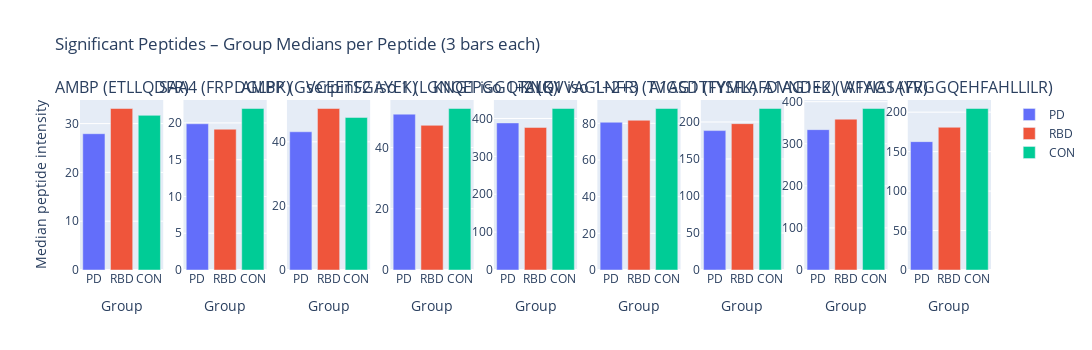

Source (notebook cell):
### Markdown cell above
**7.3**: Histograms: median bars

### Code cell
fig_hist = make_subplots(
    rows=1,
    cols=len(sig_peptides),
    shared_yaxes=False,
    subplot_titles=peptide_titles
)
for col_idx, peptide in enumerate(sig_peptides, start=1):
    row_pep = df.loc[df["Peptide"] == peptide].iloc[0]
    for g in group_names:
        values = row_pep[groups[g]].astype(float).values
        values = values[~np.isnan(values)]
        if len(values) == 0:
            median_val = np.nan
        else:
            median_val = float(np.median(values))
        fig_hist.add_trace(
            go.Bar(
                x=[g],
                y=[median_val],
                name=g,
                marker_color=group_colors.get(g),
                showlegend=(col_idx == 1)
            ),
            row=1,
            col=col_idx
        )
fig_hist.update_layout(
    barmode="group"
)
width_hist = max(300 * len(sig_peptides), 300)
height_hist = 350
fig_hist.update_layout(
    title="Significant Peptides – Group Medians per Peptide (3 bars each)",
    width=width_hist,
    height=height_hist
)
# Axis labels for median-bar histograms
fig_hist.update_xaxes(title_text="Group")
fig_hist.update_yaxes(title_text="Median peptide intensity", row=1, col=1)
save_figure(
    fig_hist,
    "s07",
    "significant_peptides_median_barplots",
    cfg,
    OUTPUT_DIR
)
print(f"Step 7.3: Median bar plots done.")

### Figure 1 — Plotly figure (JSON) as saved in the notebook; plotly's stock layout.template omitted (floating-point values rounded to 4 significant figures)
{"data": [{"marker": {"color": "#636EFA"}, "name": "PD", "showlegend": true, "type": "bar", "x": ["PD"], "xaxis": "x", "y": [27.92], "yaxis": "y"}, {"marker": {"color": "#EF553B"}, "name": "RBD", "showlegend": true, "type": "bar", "x": ["RBD"], "xaxis": "x", "y": [33.09], "yaxis": "y"}, {"marker": {"color": "#00CC96"}, "name": "CON", "showlegend": true, "type": "bar", "x": ["CON"], "xaxis": "x", "y": [31.68], "yaxis": "y"}, {"marker": {"color": "#636EFA"}, "name": "PD", "showlegend": false, "type": "bar", "x": ["PD"], "xaxis": "x2", "y": [19.89], "yaxis": "y2"}, {"marker": {"color": "#EF553B"}, "name": "RBD", "showlegend": false, "type": "bar", "x": ["RBD"], "xaxis": "x2", "y": [19.14], "yaxis": "y2"}, {"marker": {"color": "#00CC96"}, "name": "CON", "showlegend": false, "type": "bar", "x": ["CON"], "xaxis": "x2", "y": [21.96], "yaxis": "y2"}, {"marker": {"color": "#636EFA"}, "name": "PD", "showlegend": false, "type": "bar", "x": ["PD"], "xaxis": "x3", "y": [43.14], "yaxis": "y3"}, {"marker": {"color": "#EF553B"}, "name": "RBD", "showlegend": false, "type": "bar", "x": ["RBD"], "xaxis": "x3", "y": [50.4], "yaxis": "y3"}, {"marker": {"color": "#00CC96"}, "name": "CON", "showlegend": false, "type": "bar", "x": ["CON"], "xaxis": "x3", "y": [47.6], "yaxis": "y3"}, {"marker": {"color": "#636EFA"}, "name": "PD", "showlegend": false, "type": "bar", "x": ["PD"], "xaxis": "x4", "y": [50.91], "yaxis": "y4"}, {"marker": {"color": "#EF553B"}, "name": "RBD", "showlegend": false, "type": "bar", "x": ["RBD"], "xaxis": "x4", "y": [47.25], "yaxis": "y4"}, {"marker": {"color": "#00CC96"}, "name": "CON", "showlegend": false, "type": "bar", "x": ["CON"], "xaxis": "x4", "y": [52.75], "yaxis": "y4"}, {"marker": {"color": "#636EFA"}, "name": "PD", "showlegend": false, "type": "bar", "x": ["PD"], "xaxis": "x5", "y": [388.2], "yaxis": "y5"}, {"marker": {"color": "#EF553B"}, "name": "RBD", "showlegend": false, "type": "bar", "x": ["RBD"], "xaxis": "x5", "y": [376.3], "yaxis": "y5"}, {"marker": {"color": "#00CC96"}, "name": "CON", "showlegend": false, "type": "bar", "x": ["CON"], "xaxis": "x5", "y": [426.3], "yaxis": "y5"}, {"marker": {"color": "#636EFA"}, "name": "PD", "showlegend": false, "type": "bar", "x": ["PD"], "xaxis": "x6", "y": [80.6], "yaxis": "y6"}, {"marker": {"color": "#EF553B"}, "name": "RBD", "showlegend": false, "type": "bar", "x": ["RBD"], "xaxis": "x6", "y": [81.67], "yaxis": "y6"}, {"marker": {"color": "#00CC96"}, "name": "CON", "showlegend": false, "type": "bar", "x": ["CON"], "xaxis": "x6", "y": [88.09], "yaxis": "y6"}, {"marker": {"color": "#636EFA"}, "name": "PD", "showlegend": false, "type": "bar", "x": ["PD"], "xaxis": "x7", "y": [188.4], "yaxis": "y7"}, {"marker": {"color": "#EF553B"}, "name": "RBD", "showlegend": false, "type": "bar", "x": ["RBD"], "xaxis": "x7", "y": [197.8], "yaxis": "y7"}, {"marker": {"color": "#00CC96"}, "name": "CON", "showlegend": false, "type": "bar", "x": ["CON"], "xaxis": "x7", "y": [218.3], "yaxis": "y7"}, {"marker": {"color": "#636EFA"}, "name": "PD", "showlegend": false, "type": "bar", "x": ["PD"], "xaxis": "x8", "y": [333.6], "yaxis": "y8"}, {"marker": {"color": "#EF553B"}, "name": "RBD", "showlegend": false, "type": "bar", "x": ["RBD"], "xaxis": "x8", "y": [358.5], "yaxis": "y8"}, {"marker": {"color": "#00CC96"}, "name": "CON", "showlegend": false, "type": "bar", "x": ["CON"], "xaxis": "x8", "y": [383.8], "yaxis": "y8"}, {"marker": {"color": "#636EFA"}, "name": "PD", "showlegend": false, "type": "bar", "x": ["PD"], "xaxis": "x9", "y": [162.7], "yaxis": "y9"}, {"marker": {"color": "#EF553B"}, "name": "RBD", "showlegend": false, "type": "bar", "x": ["RBD"], "xaxis": "x9", "y": [180.8], "yaxis": "y9"}, {"marker": {"color": "#00CC96"}, "name": "CON", "showlegend": false, "type": "bar", "x": ["CON"], "xaxis": "x9", "y": [204.6], "yaxis": "y9"}], "layout": {"annotations": [{"font": {"size": 16}, "showarrow": false, "text": "AMBP (ETLLQDFR)", "x": 0.04568, "xanchor": "center", "xref": "paper", "y": 1, "yanchor": "bottom", "yref": "paper"}, {"font": {"size": 16}, "showarrow": false, "text": "SAA4 (FRPDGLPK)", "x": 0.1593, "xanchor": "center", "xref": "paper", "y": 1, "yanchor": "bottom", "yref": "paper"}, {"font": {"size": 16}, "showarrow": false, "text": "AMBP (GVCEETSGAYEK)", "x": 0.2728, "xanchor": "center", "xref": "paper", "y": 1, "yanchor": "bottom", "yref": "paper"}, {"font": {"size": 16}, "showarrow": false, "text": "serpinF2 iso 1 (LGNQEPGGQTALK)", "x": 0.3864, "xanchor": "center", "xref": "paper", "y": 1, "yanchor": "bottom", "yref": "paper"}, {"font": {"size": 16}, "showarrow": false, "text": "KNG1 iso 1+2 (QVVAGLNFR)", "x": 0.5, "xanchor": "center", "xref": "paper", "y": 1, "yanchor": "bottom", "yref": "paper"}, {"font": {"size": 16}, "showarrow": false, "text": "KNG1 iso 1+2+3 (TVGSDTFYSFK)", "x": 0.6136, "xanchor": "center", "xref": "paper", "y": 1, "yanchor": "bottom", "yref": "paper"}, {"font": {"size": 16}, "showarrow": false, "text": "A1AG1 (TYMLAFDVNDEK)", "x": 0.7272, "xanchor": "center", "xref": "paper", "y": 1, "yanchor": "bottom", "yref": "paper"}, {"font": {"size": 16}, "showarrow": false, "text": "A1AG1+2 (WFYIASAFR)", "x": 0.8407, "xanchor": "center", "xref": "paper", "y": 1, "yanchor": "bottom", "yref": "paper"}, {"font": {"size": 16}, "showarrow": false, "text": "A1AG1 (YVGGQEHFAHLLILR)", "x": 0.9543, "xanchor": "center", "xref": "paper", "y": 1, "yanchor": "bottom", "yref": "paper"}], "barmode": "group", "height": 350, "title": {"text": "Significant Peptides – Group Medians per Peptide (3 bars each)"}, "width": 2700, "xaxis": {"anchor": "y", "domain": [0, 0.09136], "title": {"text": "Group"}}, "xaxis2": {"anchor": "y2", "domain": [0.1136, 0.2049], "title": {"text": "Group"}}, "xaxis3": {"anchor": "y3", "domain": [0.2272, 0.3185], "title": {"text": "Group"}}, "xaxis4": {"anchor": "y4", "domain": [0.3407, 0.4321], "title": {"text": "Group"}}, "xaxis5": {"anchor": "y5", "domain": [0.4543, 0.5457], "title": {"text": "Group"}}, "xaxis6": {"anchor": "y6", "domain": [0.5679, 0.6593], "title": {"text": "Group"}}, "xaxis7": {"anchor": "y7", "domain": [0.6815, 0.7728], "title": {"text": "Group"}}, "xaxis8": {"anchor": "y8", "domain": [0.7951, 0.8864], "title": {"text": "Group"}}, "xaxis9": {"anchor": "y9", "domain": [0.9086, 1], "title": {"text": "Group"}}, "yaxis": {"anchor": "x", "domain": [0, 1], "title": {"text": "Median peptide intensity"}}, "yaxis2": {"anchor": "x2", "domain": [0, 1]}, "yaxis3": {"anchor": "x3", "domain": [0, 1]}, "yaxis4": {"anchor": "x4", "domain": [0, 1]}, "yaxis5": {"anchor": "x5", "domain": [0, 1]}, "yaxis6": {"anchor": "x6", "domain": [0, 1]}, "yaxis7": {"anchor": "x7", "domain": [0, 1]}, "yaxis8": {"anchor": "x8", "domain": [0, 1]}, "yaxis9": {"anchor": "x9", "domain": [0, 1]}}}
